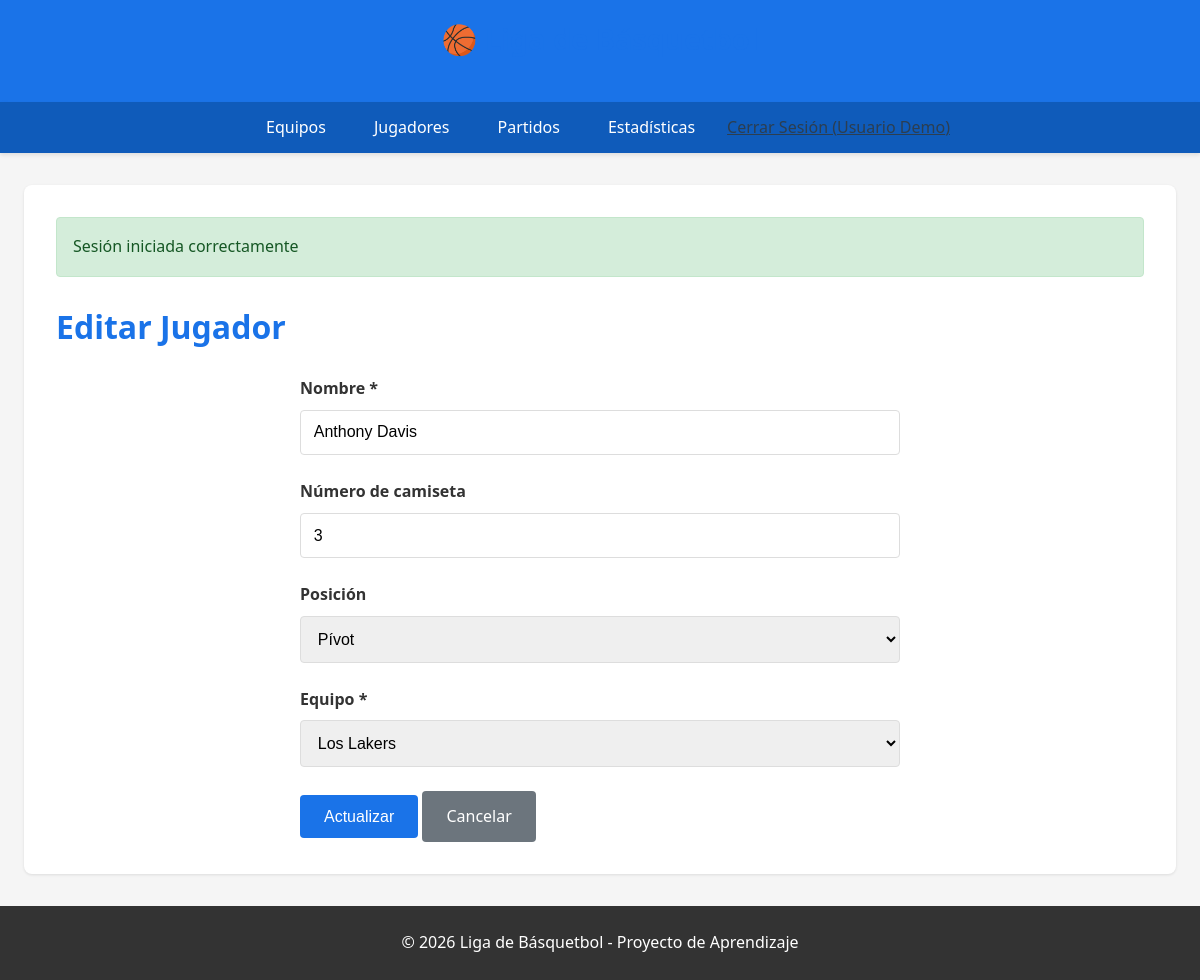
Page /public/?controller=Jugadores&action=editar&id=2 (signed in) on the committed database.
### tables this page shows
CREATE TABLE IF NOT EXISTS jugadores (
  id INT UNSIGNED AUTO_INCREMENT PRIMARY KEY,
  nombre VARCHAR(100) NOT NULL COMMENT 'Nombre completo del jugador',
  numero INT UNSIGNED NULL COMMENT 'Número de camiseta',
  posicion VARCHAR(50) NULL COMMENT 'Posición: Base/Escolta/Alero/Ala-Pívot/Pívot',
  equipo_id INT UNSIGNED NOT NULL COMMENT 'Equipo al que pertenece (FK)',
  creado_en DATETIME DEFAULT CURRENT_TIMESTAMP,
  KEY idx_jugador_equipo (equipo_id),
   
   
  UNIQUE KEY uq_jugador_camiseta (equipo_id, numero),
  CONSTRAINT fk_jugador_equipo FOREIGN KEY (equipo_id) REFERENCES equipos(id) ON DELETE RESTRICT ON UPDATE CASCADE
);

CREATE TABLE IF NOT EXISTS equipos (
  id INT UNSIGNED AUTO_INCREMENT PRIMARY KEY,
  nombre VARCHAR(100) NOT NULL COMMENT 'Nombre del equipo',
  ciudad VARCHAR(100) NOT NULL COMMENT 'Ciudad de origen',
  fundacion YEAR NULL COMMENT 'Año de fundación (opcional)',
  creado_en DATETIME DEFAULT CURRENT_TIMESTAMP,
   
   
  UNIQUE KEY uq_equipo_nombre (nombre)
);

### app/core/Controller.php (called while the page is built, shortened)
<?php
class Controller {
    protected function view(string $vista, array $datos = []): void {
        require_once __DIR__ . '/../views/layouts/main.php';
    }
}

### app/controllers/JugadoresController.php (called while the page is built, shortened)
<?php
class JugadoresController extends Controller {
    private Jugador $jugadorModel;
    private Equipo $equipoModel;
    public function __construct() {
        require_once __DIR__ . '/../models/Jugador.php';
        require_once __DIR__ . '/../models/Equipo.php';
        $this->jugadorModel = new Jugador();
        $this->equipoModel = new Equipo();
    }
    public function editar(array $params): void {
        $id = (int)($params['id'] ?? 0);
        $jugador = $this->jugadorModel->obtenerPorId($id);
        $equipos = $this->equipoModel->obtenerTodos();
        $old = $_SESSION['old_jugador'] ?? [];
        $this->view('jugadores/editar', [
            'titulo' => 'Editar Jugador',
            'jugador' => $jugador,
            'equipos' => $equipos,
            'old' => $old
        ]);
    }
}

### app/core/Router.php (called while the page is built, shortened)
<?php
class Router {
    private string $actionNombre = 'index';
    private array $params = [];
    private ?object $controllerObjeto = null;
    public function __construct() {
        $this->executeAction();
    }
    private function parseUrl(): void {
        $accion      = strtolower(trim(get('action', 'index')));
        $this->actionNombre = $accion;
        $this->params = [];
        foreach ($_GET as $clave => $valor) {
            if ($clave === 'controller' || $clave === 'action') {
                continue;
            }
            if (is_string($valor)) {
                $this->params[$clave] = $valor;
            }
        }
    }
    private function loadController(): void {
        $this->controllerObjeto = new $nombreClase();
    }
    private function executeAction(): void {
        call_user_func_array(
            [$this->controllerObjeto, $this->actionNombre],
            [$this->params]
        );
    }
}

### public/index.php (called while the page is built, shortened)
<?php
require_once __DIR__ . '/../app/core/helpers.php';
require_once __DIR__ . '/../app/core/Database.php';
require_once __DIR__ . '/../app/core/Model.php';
require_once __DIR__ . '/../app/core/Controller.php';
require_once __DIR__ . '/../app/core/Router.php';
new Router();

### app/core/Database.php (called while the page is built, shortened)
<?php
class Database {
    private static ?PDO $instancia = null;
    public static function getConexion(): PDO {
        if (self::$instancia === null) {
            try {
                $dsn = 'mysql:host=' . DB_HOST . ';dbname=' . DB_NAME . ';charset=' . DB_CHARSET;
                $opciones = [
                    PDO::ATTR_ERRMODE            => PDO::ERRMODE_EXCEPTION,
                    PDO::ATTR_DEFAULT_FETCH_MODE => PDO::FETCH_ASSOC,
                    PDO::ATTR_EMULATE_PREPARES   => false,
                    PDO::ATTR_PERSISTENT         => false,
                ];
                self::$instancia = new PDO($dsn, DB_USER, DB_PASS, $opciones);
            } catch (PDOException $e) {
                error_log('[ProyectoBasket] Error de conexión a la base de datos: ' . $e->getMessage());
                if (!headers_sent()) {
                    http_response_code(500);
                    header('Content-Type: text/html; charset=utf-8');
                }
                echo '<!DOCTYPE html><html lang="es"><head><meta charset="utf-8">'
                    . '<title>Servicio no disponible</title></head><body>'
                    . '<h1>Servicio no disponible</h1>'
                    . '<p>No se pudo conectar con la base de datos. Inténtalo más tarde.</p>'
                    . '</body></html>';
                exit;
            }
        }
        return self::$instancia;
    }
}

### app/core/Model.php (called while the page is built, shortened)
<?php
class Model {
    public function __construct() {
        $this->db = Database::getConexion();
    }
}

### app/models/Jugador.php (called while the page is built, shortened)
<?php
class Jugador extends Model {
    protected string $tabla = 'jugadores';
    public function obtenerPorId(int $id): ?array {
        $sql = "SELECT j.*, e.nombre AS nombre_equipo
                FROM {$this->tabla} j
                LEFT JOIN equipos e ON e.id = j.equipo_id
                WHERE j.id = :id
                LIMIT 1";
        $stmt = $this->db->prepare($sql);
        $stmt->bindValue(':id', $id, PDO::PARAM_INT);
        $stmt->execute();
        $resultado = $stmt->fetch();
        return $resultado === false ? null : $resultado;
    }
}

### app/core/helpers.php (called while the page is built, shortened)
<?php
function e($valor): string {
    return htmlspecialchars((string)($valor ?? ''), ENT_QUOTES, 'UTF-8');
}

### app/models/Equipo.php (called while the page is built, shortened)
<?php
class Equipo extends Model {
    protected string $tabla = 'equipos';
    public function obtenerTodos(): array {
        $sql = "SELECT * FROM {$this->tabla} ORDER BY nombre ASC";
        $stmt = $this->db->prepare($sql);
        $stmt->execute();
        return $stmt->fetchAll();
    }
}

### app/views/jugadores/editar.php (the view, shortened to what this page needs)
<h1>Editar Jugador</h1>
<form action="<?= BASE_URL ?>?controller=Jugadores&action=actualizar" method="POST">
    <div class="form-group">
        <label for="nombre">Nombre *</label>
        <input type="text" id="nombre" name="nombre" value="<?= htmlspecialchars($old['nombre'] ?? $jugador['nombre']) ?>" required>
    </div>
    <div class="form-group">
        <label for="numero">Número de camiseta</label>
        <input type="number" id="numero" name="numero" min="0" max="99" value="<?= htmlspecialchars((string)($old['numero'] ?? $jugador['numero'] ?? '')) ?>">
    </div>
    <div class="form-group">
        <label for="posicion">Posición</label>
        <select id="posicion" name="posicion">
            <?php foreach (POSICIONES as $pos): ?>
                <option value="<?= e($pos) ?>" <?= ($old['posicion'] ?? $jugador['posicion']) === $pos ? 'selected' : '' ?>>
                    <?= e($pos) ?>
                </option>
            <?php endforeach; ?>
        </select>
    </div>
    <div class="form-group">
        <label for="equipo_id">Equipo *</label>
        <select id="equipo_id" name="equipo_id" required>
            <?php foreach ($equipos as $equipo): ?>
                <option value="<?= $equipo['id'] ?>" <?= ((int)($old['equipo_id'] ?? $jugador['equipo_id'])) === (int)$equipo['id'] ? 'selected' : '' ?>>
                    <?= htmlspecialchars($equipo['nombre']) ?>
                </option>
            <?php endforeach; ?>
        </select>
    </div>
    <button type="submit" class="btn">Actualizar</button>
    <a href="<?= BASE_URL ?>?controller=Jugadores&action=index" class="btn btn-secondary">Cancelar</a>
</form>

### public/css/styles.css (style rules this page uses)
* { margin: 0; padding: 0; box-sizing: border-box; }
body { font-family: 'Segoe UI', Tahoma, Geneva, Verdana, sans-serif; line-height: 1.6; background-color: #f5f5f5; color: #333; }
h1, h2, h3 { color: #1a73e8; margin-bottom: 1.5rem; }
form { max-width: 600px; margin: 0 auto; }
.form-group { margin-bottom: 1.5rem; }
label { display: block; margin-bottom: 0.5rem; font-weight: 600; }
input, select, textarea { width: 100%; padding: 0.8rem; border: 1px solid #ddd; border-radius: 4px; font-size: 1rem; }
.btn { display: inline-block; padding: 0.8rem 1.5rem; background-color: #1a73e8; color: white; border: none; border-radius: 4px; text-decoration: none; cursor: pointer; font-size: 1rem; transition: background-color 0.3s; }
.btn-secondary { background-color: #6c757d; }

### rows in the picture
jugadores: nombre "Anthony Davis", numero "3", equipo_id "Los Lakers"

### other values in the picture
$_SESSION['nombre'] "Usuario Demo"
$_SESSION['exito'] "Sesión iniciada correctamente"
form field posicion "Pívot"
